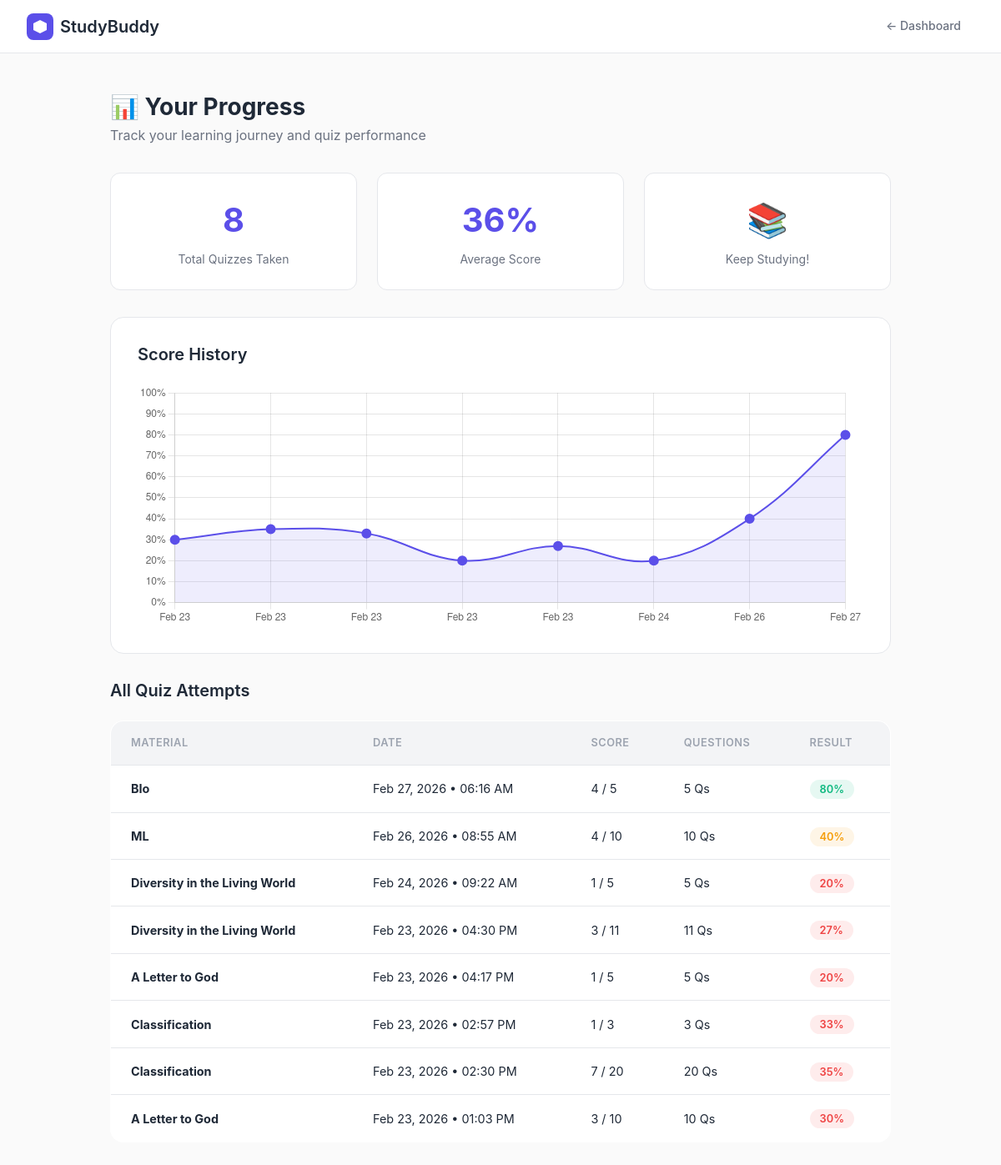
The page /progress/progress/ (signed in) on the database its author committed.
### progress/models.py (models this page shows)
class QuizAttempt(models.Model):
    user = models.ForeignKey(User, on_delete=models.CASCADE)
    material = models.ForeignKey(StudyMaterial, on_delete=models.CASCADE)
    score = models.IntegerField(default=0)
    total_questions = models.IntegerField(default=0)
    attempted_at = models.DateTimeField(auto_now_add=True)
    def percentage(self):
        if self.total_questions == 0:
            return 0
        return round((self.score / self.total_questions) * 100)

### materials/models.py (models this page shows, shortened)
class StudyMaterial(models.Model):
    user = models.ForeignKey(User, on_delete=models.CASCADE)
    title = models.CharField(max_length=200)
    subject = models.CharField(max_length=100)
    file = models.FileField(upload_to='materials/', blank=True, null=True)
    extracted_text = models.TextField(blank=True)
    uploaded_at = models.DateTimeField(auto_now_add=True)

### progress/views.py (the view)
# urls.py: path('progress/', views.progress_view, name='progress'),
@login_required
def progress_view(request):
    attempts = QuizAttempt.objects.filter(user=request.user).order_by('-attempted_at')
    total_attempts = attempts.count()
    avg_score = 0
    if total_attempts > 0:
        avg_score = round(sum(a.percentage() for a in attempts) / total_attempts)
    streak = 0
    today = timezone.now().date()
    check_date = today
    while True:
        if QuizAttempt.objects.filter(
            user=request.user,
            attempted_at__date=check_date
        ).exists():
            streak += 1
            check_date -= timedelta(days=1)
        else:
            break
    return render(request, 'progress/progress.html', {
        'attempts': attempts,
        'total_attempts': total_attempts,
        'avg_score': avg_score,
        'streak': streak,
    })

### templates/progress/progress.html (shortened to what this page needs)
{% load static %}
<!DOCTYPE html>
<html lang="en">
<head>
    <link rel="stylesheet" href="{% static 'css/base.css' %}">
    <link rel="stylesheet" href="{% static 'css/components.css' %}">
    <link rel="stylesheet" href="{% static 'css/progress.css' %}">
</head>
<body>
    <div class="page-layout">
        <nav class="topbar">
            <a href="{% url 'dashboard' %}" class="topbar-logo">
                <svg width="32" height="32" viewBox="0 0 32 32" fill="none">
                    <rect width="32" height="32" rx="8" fill="#5B4FE9"/>
                    <path d="M16 8L24 12V20L16 24L8 20V12L16 8Z" fill="white"/>
                </svg>
                StudyBuddy
            </a>
            <a href="{% url 'dashboard' %}" class="btn btn-ghost btn-sm">← Dashboard</a>
        </nav>
        <div class="page-body">
            <div class="page-header">
                <h1>📊 Your Progress</h1>
                <p>Track your learning journey and quiz performance</p>
            </div>
            <div class="stats-grid">
                <div class="stat-card">
                    <div class="stat-value">{{ total_attempts }}</div>
                    <div class="stat-label">Total Quizzes Taken</div>
                </div>
                <div class="stat-card">
                    <div class="stat-value">{{ avg_score }}%</div>
                    <div class="stat-label">Average Score</div>
                </div>
                <div class="stat-card">
                    <div class="stat-value">
                        {% if avg_score >= 70 %}🔥{% elif avg_score >= 40 %}💪{% else %}📚{% endif %}
                    </div>
                    <div class="stat-label">
                        {% if avg_score >= 70 %}On Fire!{% elif avg_score >= 40 %}Keep Going!{% else %}Keep Studying!{% endif %}
                    </div>
                </div>
            </div>
            {% if attempts %}
            <div class="chart-card">
                <h2 class="section-title">Score History</h2>
                <canvas id="progressChart" height="100"></canvas>
            </div>
            <h2 class="section-title">All Quiz Attempts</h2>
            <table class="attempts-table">
                <thead>
                    <tr>
                        <th>Material</th>
                        <th>Date</th>
                        <th>Score</th>
                        <th>Questions</th>
                        <th>Result</th>
                    </tr>
                </thead>
                <tbody>
                    {% for attempt in attempts %}
                    <tr>
                        <td><strong>{{ attempt.material.title }}</strong></td>
                        <td>{{ attempt.attempted_at|date:"M d, Y • h:i A" }}</td>
                        <td>{{ attempt.score }} / {{ attempt.total_questions }}</td>
                        <td>{{ attempt.total_questions }} Qs</td>
                        <td>
                            <span class="score-badge {% if attempt.percentage >= 70 %}score-high{% elif attempt.percentage >= 40 %}score-mid{% else %}score-low{% endif %}">
                                {{ attempt.percentage }}%
                            </span>
                        </td>
                    </tr>
                    {% endfor %}
                </tbody>
            </table>
            <script>
                const ctx = document.getElementById('progressChart').getContext('2d');
                new Chart(ctx, {
                    type: 'line',
                    data: {
                        labels: [{% for a in attempts reversed %}"{{ a.attempted_at|date:'M d' }}"{% if not forloop.last %},{% endif %}{% endfor %}],
                        datasets: [{
                            label: 'Score %',
                            data: [{% for a in attempts reversed %}{{ a.percentage }}{% if not forloop.last %},{% endif %}{% endfor %}],
                            borderColor: '#5B4FE9',
                            backgroundColor: 'rgba(91,79,233,0.1)',
                            borderWidth: 2,
                            pointBackgroundColor: '#5B4FE9',
                            pointRadius: 5,
                            tension: 0.4,
                            fill: true
                        }]
                    },
                    options: {
                        responsive: true,
                        scales: {
                            y: {
                                beginAtZero: true,
                                max: 100,
                                ticks: { callback: val => val + '%' }
                            }
                        },
                        plugins: {
                            legend: { display: false }
                        }
                    }
                });
            </script>
            {% else %}
            <div class="empty-state">
                <p style="font-size:3rem;margin-bottom:1rem;">📝</p>
                <p>No quiz attempts yet.</p>
                <a href="{% url 'dashboard' %}" class="btn btn-primary" style="margin-top:1rem;">Go Take a Quiz!</a>
            </div>
            {% endif %}
        </div>
    </div>
</body>
</html>

### static/css/base.css (style rules this page uses)
* { margin: 0; padding: 0; box-sizing: border-box; }
:root { --primary: #5B4FE9; --primary-light: #7C71F0; --primary-dark: #4A3FD8; --success: #10B981; --success-light: #34D399; --warning: #F59E0B; --error: #EF4444; --bg-primary: #FAFAFA; --bg-secondary: #FFFFFF; --bg-tertiary: #F3F4F6; --text-primary: #1F2937; --text-secondary: #6B7280; --text-tertiary: #9CA3AF; --border: #E5E7EB; --border-dark: #D1D5DB; --shadow-sm: 0 1px 2px 0 rgba(0, 0, 0, 0.05); --shadow-md: 0 4px 6px -1px rgba(0, 0, 0, 0.1); --shadow-lg: 0 10px 15px -3px rgba(0, 0, 0, 0.1); --shadow-xl: 0 20px 25px -5px rgba(0, 0, 0, 0.1); --spacing-xs: 0.25rem; --spacing-sm: 0.5rem; --spacing-md: 1rem; --spacing-lg: 1.5rem; --spacing-xl: 2rem; --spacing-2xl: 3rem; --radius-sm: 0.375rem; --radius-md: 0.5rem; --radius-lg: 0.75rem; --radius-xl: 1rem; --font-sans: -apple-system, BlinkMacSystemFont, 'Segoe UI', 'Roboto', 'Oxygen', 'Ubuntu', 'Cantarell', 'Fira Sans', 'Droid Sans', 'Helvetica Neue', sans-serif; --font-mono: 'SF Mono', Monaco, 'Cascadia Code', 'Roboto Mono', Consolas, 'Courier New', monospace; --transition-fast: 150ms ease; --transition-base: 200ms ease; --transition-slow: 300ms ease; }
html { font-size: 16px; scroll-behavior: smooth; }
body { font-family: var(--font-sans); font-size: 1rem; line-height: 1.6; color: var(--text-primary); background-color: var(--bg-primary); -webkit-font-smoothing: antialiased; -moz-osx-font-smoothing: grayscale; }
h1, h2, h3, h4, h5, h6 { font-weight: 600; line-height: 1.2; color: var(--text-primary); margin-bottom: var(--spacing-md); }
h1 { font-size: 2.5rem; }
h2 { font-size: 2rem; }
p { margin-bottom: var(--spacing-md); color: var(--text-secondary); }
a { color: var(--primary); text-decoration: none; transition: color var(--transition-fast); }

### static/css/components.css (style rules this page uses)
.btn { display: inline-flex; align-items: center; justify-content: center; gap: var(--spacing-sm); padding: 0.625rem 1.25rem; font-size: 0.9375rem; font-weight: 500; border: none; border-radius: var(--radius-md); cursor: pointer; transition: all var(--transition-base); text-decoration: none; font-family: var(--font-sans); }
.btn-sm { padding: 0.5rem 1rem; font-size: 0.875rem; }
.btn-ghost { background-color: transparent; color: var(--text-secondary); }

### rows shown on the page
QuizAttempt: material "BIo", attempted_at "Feb 27, 2026 • 06:16 AM", score "4", total_questions "5", percentage "80"
QuizAttempt: material "ML", attempted_at "Feb 26, 2026 • 08:55 AM", score "4", total_questions "10", percentage "40"
QuizAttempt: material "Diversity in the Living World", attempted_at "Feb 24, 2026 • 09:22 AM", score "1", total_questions "5", percentage "20"
QuizAttempt: material "Diversity in the Living World", attempted_at "Feb 23, 2026 • 04:30 PM", score "3", total_questions "11", percentage "27"
QuizAttempt: material "A Letter to God", attempted_at "Feb 23, 2026 • 04:17 PM", score "1", total_questions "5", percentage "20"
QuizAttempt: material "Classification", attempted_at "Feb 23, 2026 • 02:57 PM", score "1", total_questions "3", percentage "33"
QuizAttempt: material "Classification", attempted_at "Feb 23, 2026 • 02:30 PM", score "7", total_questions "20", percentage "35"
QuizAttempt: material "A Letter to God", attempted_at "Feb 23, 2026 • 01:03 PM", score "3", total_questions "10", percentage "30"

### other values the page prints
{{ total_attempts }} "8"
{{ avg_score }} "36"
chart data {{ a.percentage }} 30, 35, 33, 20, 27, 20, 40, 80
